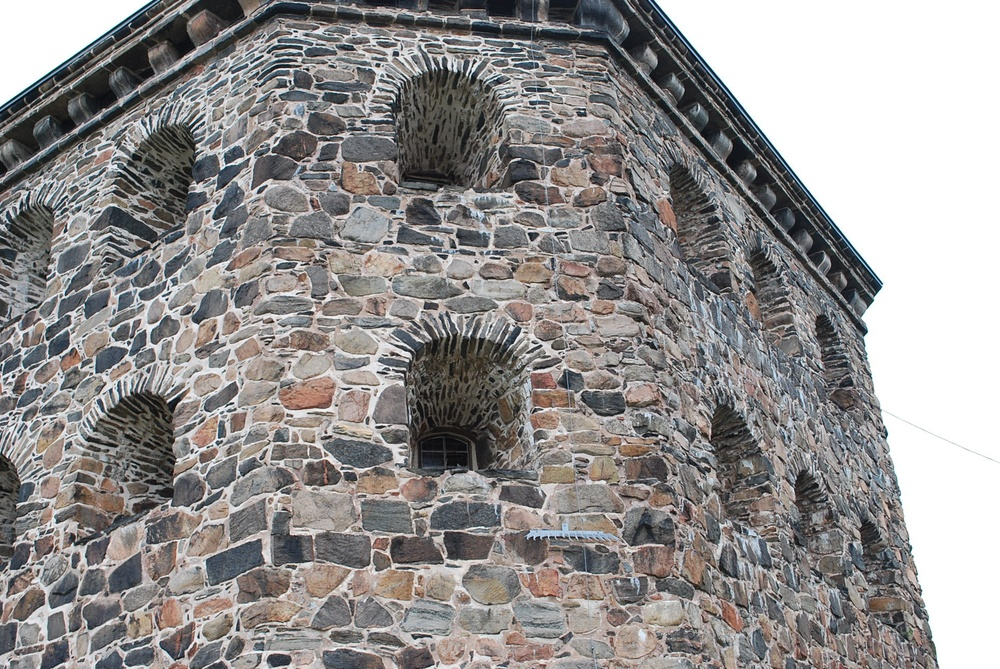
%> input picture Assignment 5/assignment5data/kronan1.JPG, 1000 x 669 px, shrunk from 1936 x 1296 before the run
$ octave compEx1.m   (GNU Octave 9; MATLAB toolbox functions it lacks are replaced by stand-ins)
%> lines starting %> are read from the running program, lines starting %| are printed output that depends on the picture
### Assignment 5/assignment5data/ComputeReprojectionError.m
function [err,res] = ComputeReprojectionError(P,U,u)
%Compute the reprojection error from the current solution P,U and the
%imagedata u. The value of each residual is in res.

err = 0;
res = [];
for i = 1:length(P);
    uu = u{i};
    vis = isfinite(uu(1,:));
    err = err + ...
        sum(((P{i}(1,:)*U(:,vis))./(P{i}(3,:)*U(:,vis)) - uu(1,vis)).^2) + ...
        sum(((P{i}(2,:)*U(:,vis))./(P{i}(3,:)*U(:,vis)) - uu(2,vis)).^2);
    res = [res ((P{i}(1,:)*U(:,vis))./(P{i}(3,:)*U(:,vis)) - uu(1,vis)).^2 + ...
            ((P{i}(2,:)*U(:,vis))./(P{i}(3,:)*U(:,vis)) - uu(2,vis)).^2];
end

### Assignment 5/assignment5data/LinearizeReprojErr.m
function [r,J] = LinearizeReprojErr(P,U,u)
%Linearizes the reprojection error functions for the calibrated structure
%from motion problem.
%
%Inputs:    P - cell containing the current estimates of the cameras.
%           U - 4xn matrix containing the current estimate of the
%           structure (3D-points)
%           u - cell containing the imagepoints visible in each image.
%
%Outputs:   r - values of all residuals at the current solution.
%           J - Jacobian at the current solution.


%Normalize cameras
for i=1:length(P);
    [K,R] = rq(P{i});
    u{i} = inv(K)*u{i};
    P{i} = R;
end

numpts = size(U,2);
%Bas f?r tangentplanet till rotationsm?ngfalden.
Ba = [0 1 0; -1 0 0; 0 0 0];
Bb = [0 0 1; 0 0 0; -1 0 0];
Bc = [0 0 0; 0 0 1; 0 -1 0];

da1 = cell(size(P));
db1 = cell(size(P));
dc1 = cell(size(P));
dt11 = cell(size(P));
dt21 = cell(size(P));
dt31 = cell(size(P));
dU11 = cell(size(P));
dU21 = cell(size(P));
dU31 = cell(size(P));
da2 = cell(size(P));
db2 = cell(size(P));
dc2 = cell(size(P));
dt12 = cell(size(P));
dt22 = cell(size(P));
dt32 = cell(size(P));
dU12 = cell(size(P));
dU22 = cell(size(P));
dU32 = cell(size(P));


U = pflat(U);
U = U(1:3,:);

for i=1:length(P);
    %ber?kna derivator f?r b?da residualeran i alla bilder
    %a,b,c - rotations parametrar f?r kamera i
    %U1,U2,U3 - 3d punkt parametrar
    %t1,t2,t3 - translations parametrar kameran.
    vis = isfinite(u{i}(1,:));
    R0 = P{i}(:,1:3);
    %   t0 = repmat(P{i}(:,4),[1 size(u{i},2)]);
    t0 = P{i}(:,4);
    da1{i} =  (Ba(1,:)*R0*U(:,vis))./(R0(3,:)*U(:,vis)+t0(3)) - ...
        (R0(1,:)*U(:,vis)+t0(1))./((R0(3,:)*U(:,vis)+t0(3)).^2).*(Ba(3,:)*R0*U(:,vis));

    da2{i} = (Ba(2,:)*R0*U(:,vis))./(R0(3,:)*U(:,vis)+t0(3)) - ...
        (R0(2,:)*U(:,vis)+t0(2))./((R0(3,:)*U(:,vis)+t0(3)).^2).*(Ba(3,:)*R0*U(:,vis));

    db1{i} = (Bb(1,:)*R0*U(:,vis))./(R0(3,:)*U(:,vis)+t0(3)) - ...
        (R0(1,:)*U(:,vis)+t0(1))./((R0(3,:)*U(:,vis)+t0(3)).^2).*(Bb(3,:)*R0*U(:,vis));

    db2{i} = (Bb(2,:)*R0*U(:,vis))./(R0(3,:)*U(:,vis)+t0(3)) - ...
        (R0(2,:)*U(:,vis)+t0(2))./((R0(3,:)*U(:,vis)+t0(3)).^2).*(Bb(3,:)*R0*U(:,vis));

    dc1{i} = (Bc(1,:)*R0*U(:,vis))./(R0(3,:)*U(:,vis)+t0(3)) - ...
        (R0(1,:)*U(:,vis)+t0(1))./((R0(3,:)*U(:,vis)+t0(3)).^2).*(Bc(3,:)*R0*U(:,vis));

    dc2{i} = (Bc(2,:)*R0*U(:,vis))./(R0(3,:)*U(:,vis)+t0(3)) - ...
        (R0(2,:)*U(:,vis)+t0(2))./((R0(3,:)*U(:,vis)+t0(3)).^2).*(Bc(3,:)*R0*U(:,vis));

    dU11{i} = R0(1,1)./(R0(3,:)*U(:,vis) + t0(3)) - ...
        (R0(1,:)*U(:,vis) + t0(1))./((R0(3,:)*U(:,vis) + t0(3)).^2).*R0(3,1);

    dU12{i} = R0(2,1)./(R0(3,:)*U(:,vis) + t0(3)) - ...
        (R0(2,:)*U(:,vis) + t0(2))./((R0(3,:)*U(:,vis) + t0(3)).^2).*R0(3,1);

    dU21{i} = R0(1,2)./(R0(3,:)*U(:,vis) + t0(3)) - ...
        (R0(1,:)*U(:,vis) + t0(1))./((R0(3,:)*U(:,vis) + t0(3)).^2).*R0(3,2);

    dU22{i} = R0(2,2)./(R0(3,:)*U(:,vis) + t0(3)) - ...
        (R0(2,:)*U(:,vis) + t0(2))./((R0(3,:)*U(:,vis) + t0(3)).^2).*R0(3,2);

    dU31{i} = R0(1,3)./(R0(3,:)*U(:,vis) + t0(3)) - ...
        (R0(1,:)*U(:,vis) + t0(1))./((R0(3,:)*U(:,vis) + t0(3)).^2).*R0(3,3);

    dU32{i} = R0(2,3)./(R0(3,:)*U(:,vis) + t0(3)) - ...
        (R0(2,:)*U(:,vis) + t0(2))./((R0(3,:)*U(:,vis) + t0(3)).^2).*R0(3,3);

    dt11{i} = 1./(R0(3,:)*U(:,vis)+t0(3));
    dt12{i} = zeros(size(dt11{i}));

    dt21{i} = zeros(size(dt11{i}));
    dt22{i} = 1./(R0(3,:)*U(:,vis)+t0(3));

    dt31{i} = -(R0(1,:)*U(:,vis)+t0(1))./((R0(3,:)*U(:,vis)+t0(3)).^2);
    dt32{i} = -(R0(2,:)*U(:,vis)+t0(2))./((R0(3,:)*U(:,vis)+t0(3)).^2);

end
row = [];
col = [];
data = [];
resnum = 0;
B = [];
%fprintf('\tSetting up system, camera: ');
%fprintf('\tSetting up system. ');
%Allokera hela vektorn f?rst tv? residualer f?r varje bild punkt
resnr = 0;
for i = 1:length(P);
    resnr = resnr + sum(isfinite(u{i}(1,:)));
end
row = zeros(2*resnr*(6+3),1);
col = zeros(2*resnr*(6+3),1);
data = zeros(2*resnr*(6+3),1);
B = zeros(2*resnr,1);
lastentry = 0;
lastentryB = 0;
for i = 1:length(P);
    %fprintf('%d ',i);
    uu = u{i};
    vis = find(isfinite(uu(1,:)));

    %F?rsta residualen:
    %3D-punkt parametrar:
    %U1-koeff
    row(lastentry+[1:length(vis)]) = resnum+[1:2:2*length(vis)]';
    col(lastentry+[1:length(vis)]) = [(vis-1)*3+1]';
    data(lastentry+[1:length(vis)]) = dU11{i}';
    lastentry = lastentry+length(vis);

    %U2-koeff
    %row = [row; resnum+[1:2:2*length(vis)]'];
    %col = [col; [(vis-1)*3+2]'];
    %data = [data; dU21{i}'];
    row(lastentry+[1:length(vis)]) = resnum+[1:2:2*length(vis)]';
    col(lastentry+[1:length(vis)]) = [(vis-1)*3+2]';
    data(lastentry+[1:length(vis)]) = dU21{i}';
    lastentry = lastentry+length(vis);

    %U3-koeff
    %row = [row; resnum+[1:2:2*length(vis)]'];
    %col = [col; [vis*3]'];
    %data = [data; dU31{i}'];
    row(lastentry+[1:length(vis)]) = resnum+[1:2:2*length(vis)]';
    col(lastentry+[1:length(vis)]) = [vis*3]';
    data(lastentry+[1:length(vis)]) = dU31{i}';
    lastentry = lastentry+length(vis);

    %Kameraparametrar
    %a-koeff
    %row = [row; resnum+[1:2:2*length(vis)]'];
    %col = [col; (3*numpts+(i-1)*6+1)*ones(length(vis),1)];
    %data = [data; da1{i}'];
    row(lastentry+[1:length(vis)]) = resnum+[1:2:2*length(vis)]';
    col(lastentry+[1:length(vis)]) = (3*numpts+(i-1)*6+1)*ones(length(vis),1);
    data(lastentry+[1:length(vis)]) = da1{i}';
    lastentry = lastentry+length(vis);

    %b-koeff
    %row = [row; resnum+[1:2:2*length(vis)]'];
    %col = [col; (3*numpts+(i-1)*6+2)*ones(length(vis),1)];
    %data = [data; db1{i}'];
    row(lastentry+[1:length(vis)]) = resnum+[1:2:2*length(vis)]';
    col(lastentry+[1:length(vis)]) = (3*numpts+(i-1)*6+2)*ones(length(vis),1);
    data(lastentry+[1:length(vis)]) = db1{i}';
    lastentry = lastentry+length(vis);

    %c-koeff
    %row = [row; resnum+[1:2:2*length(vis)]'];
    %col = [col; (3*numpts+(i-1)*6+3)*ones(length(vis),1)];
    %data = [data; dc1{i}'];
    row(lastentry+[1:length(vis)]) = resnum+[1:2:2*length(vis)]';
    col(lastentry+[1:length(vis)]) = (3*numpts+(i-1)*6+3)*ones(length(vis),1);
    data(lastentry+[1:length(vis)]) = dc1{i}';
    lastentry = lastentry+length(vis);

    %t_1-koeff
    %row = [row; resnum+[1:2:2*length(vis)]'];
    %col = [col; (3*numpts+(i-1)*6+4)*ones(length(vis),1)];
    %data = [data; dt11{i}'];
    row(lastentry+[1:length(vis)]) = resnum+[1:2:2*length(vis)]';
    col(lastentry+[1:length(vis)]) = (3*numpts+(i-1)*6+4)*ones(length(vis),1);
    data(lastentry+[1:length(vis)]) = dt11{i}';
    lastentry = lastentry+length(vis);

    %t_2-koeff
    %row = [row; resnum+[1:2:2*length(vis)]'];
    %col = [col; (3*numpts+(i-1)*6+5)*ones(length(vis),1)];
    %data = [data; dt21{i}'];
    row(lastentry+[1:length(vis)]) = resnum+[1:2:2*length(vis)]';
    col(lastentry+[1:length(vis)]) = (3*numpts+(i-1)*6+5)*ones(length(vis),1);
    data(lastentry+[1:length(vis)]) = dt21{i}';
    lastentry = lastentry+length(vis);

    %t_3-koeff
    %row = [row; resnum+[1:2:2*length(vis)]'];
    %col = [col; (3*numpts+i*6)*ones(length(vis),1)];
    %data = [data; dt31{i}'];
    row(lastentry+[1:length(vis)]) = resnum+[1:2:2*length(vis)]';
    col(lastentry+[1:length(vis)]) = (3*numpts+i*6)*ones(length(vis),1);
    data(lastentry+[1:length(vis)]) = dt31{i}';
    lastentry = lastentry+length(vis);

    %Andra residualen:
    %3D-punkt parametrar:
    %U1-koeff
    %row = [row; resnum+[2:2:2*length(vis)]'];
    %col = [col; [(vis-1)*3+1]'];
    %data = [data; dU12{i}'];
    row(lastentry+[1:length(vis)]) = resnum+[2:2:2*length(vis)]';
    col(lastentry+[1:length(vis)]) = [(vis-1)*3+1]';
    data(lastentry+[1:length(vis)]) = dU12{i}';
    lastentry = lastentry+length(vis);


    %U2-koeff
    %row = [row; resnum+[2:2:2*length(vis)]'];
    %col = [col; [(vis-1)*3+2]'];
    %data = [data; dU22{i}'];
    row(lastentry+[1:length(vis)]) = resnum+[2:2:2*length(vis)]';
    col(lastentry+[1:length(vis)]) = [(vis-1)*3+2]';
    data(lastentry+[1:length(vis)]) = dU22{i}';
    lastentry = lastentry+length(vis);

    %U3-koeff
    %row = [row; resnum+[2:2:2*length(vis)]'];
    %col = [col; [vis*3]'];
    %data = [data; dU32{i}'];
    row(lastentry+[1:length(vis)]) = resnum+[2:2:2*length(vis)]';
    col(lastentry+[1:length(vis)]) = [vis*3]';
    data(lastentry+[1:length(vis)]) = dU32{i}';
    lastentry = lastentry+length(vis);

    %Kameraparametrar
    %a-koeff
    %row = [row; resnum+[2:2:2*length(vis)]'];
    %col = [col; (3*numpts+(i-1)*6+1)*ones(length(vis),1)];
    %data = [data; da2{i}'];
    row(lastentry+[1:length(vis)]) = resnum+[2:2:2*length(vis)]';
    col(lastentry+[1:length(vis)]) = (3*numpts+(i-1)*6+1)*ones(length(vis),1);
    data(lastentry+[1:length(vis)]) = da2{i}';
    lastentry = lastentry+length(vis);

    %b-koeff
    %row = [row; resnum+[2:2:2*length(vis)]'];
    %col = [col; (3*numpts+(i-1)*6+2)*ones(length(vis),1)];
    %data = [data; db2{i}'];
    row(lastentry+[1:length(vis)]) = resnum+[2:2:2*length(vis)]';
    col(lastentry+[1:length(vis)]) = (3*numpts+(i-1)*6+2)*ones(length(vis),1);
    data(lastentry+[1:length(vis)]) = db2{i}';
    lastentry = lastentry+length(vis);

    %c-koeff
    %row = [row; resnum+[2:2:2*length(vis)]'];
    %col = [col; (3*numpts+(i-1)*6+3)*ones(length(vis),1)];
    %data = [data; dc2{i}'];
    row(lastentry+[1:length(vis)]) = resnum+[2:2:2*length(vis)]';
    col(lastentry+[1:length(vis)]) = (3*numpts+(i-1)*6+3)*ones(length(vis),1);
    data(lastentry+[1:length(vis)]) = dc2{i}';
    lastentry = lastentry+length(vis);

    %t_1-koeff
    %row = [row; resnum+[2:2:2*length(vis)]'];
    %col = [col; (3*numpts+(i-1)*6+4)*ones(length(vis),1)];
    %data = [data; dt12{i}'];
    row(lastentry+[1:length(vis)]) = resnum+[2:2:2*length(vis)]';
    col(lastentry+[1:length(vis)]) = (3*numpts+(i-1)*6+4)*ones(length(vis),1);
    data(lastentry+[1:length(vis)]) = dt12{i}';
    lastentry = lastentry+length(vis);

    %t_2-koeff
    %row = [row; resnum+[2:2:2*length(vis)]'];
    %col = [col; (3*numpts+(i-1)*6+5)*ones(length(vis),1)];
    %data = [data; dt22{i}'];
    row(lastentry+[1:length(vis)]) = resnum+[2:2:2*length(vis)]';
    col(lastentry+[1:length(vis)]) = (3*numpts+(i-1)*6+5)*ones(length(vis),1);
    data(lastentry+[1:length(vis)]) = dt22{i}';
    lastentry = lastentry+length(vis);

    %t_3-koeff
    %row = [row; resnum+[2:2:2*length(vis)]'];
    %col = [col; (3*numpts+i*6)*ones(length(vis),1)];
    %data = [data; dt32{i}'];
    row(lastentry+[1:length(vis)]) = resnum+[2:2:2*length(vis)]';
    col(lastentry+[1:length(vis)]) = (3*numpts+i*6)*ones(length(vis),1);
    data(lastentry+[1:length(vis)]) = dt32{i}';
    lastentry = lastentry+length(vis);

    resnum = resnum+2*length(vis);

    %Konstant-termer
    btmp = zeros(2*length(vis),1);
    %F?rsta residualen
    btmp(1:2:end) = (P{i}(1,:)*pextend(U(:,vis)))./(P{i}(3,:)*pextend(U(:,vis)))-uu(1,vis);
    %Andra residualen
    btmp(2:2:end) = (P{i}(2,:)*pextend(U(:,vis)))./(P{i}(3,:)*pextend(U(:,vis)))-uu(2,vis);
    %B = [B; btmp];
    B(lastentryB+[1:length(btmp)]) = btmp;
    lastentryB = lastentryB+length(btmp);

end

A = sparse(row,col,data);
%l?s koordinatsystemet
%F?rsta kameran konstant
%och f?rsta koordinaten i f?rsta punkten konstant
A = A(:,[1:3*numpts 3*numpts+7:end]);
A = A(:,[2:end]);

r = B;
J = A;

### Assignment 5/assignment5data/pflat.m
function [y,alpha]=pflat(x);
% [y,alpha]=pflat(x) - normalization of projective points.
% Do a normalization on the projective
% points in x. Each column is considered to
% be a point in homogeneous coordinates.
% Normalize so that the last coordinate becomes 1.
% WARNING! This is not good if the last coordinate is 0.
% INPUT :
%  x     - matrix in which each column is a point.
%        OR structure or imagedata object with points
% OUTPUT :
%  y     - result after normalization (in homogeneous coordinates)
%  alpha - depth

if isa(x,'structure') | isa (x,'imagedata'),
  x=getpoints(x);
end
[a,n]=size(x);
alpha=x(a,:);
y=x./(ones(a,1)*alpha);

### Assignment 5/assignment5data/update_solution.m
function [Pnew,Unew] = update_solution(deltav,P,U)
%Computes a new solution Pnew,Unew, from the old solution P,U and the
%variable deltav

Ba = [0 1 0; -1 0 0; 0 0 0];
Bb = [0 0 1; 0 0 0; -1 0 0];
Bc = [0 0 0; 0 0 1; 0 -1 0];

dpointvar = [0; deltav(1:(3*size(U,2)-1))];
dpointvar = reshape(dpointvar, size(U(1:3,:)));
dcamvar = [0;0;0;0;0;0;deltav(3*size(U,2):end)];
dcamvar = reshape(dcamvar,[6 length(P)]);

Unew = pextend(U(1:3,:) + dpointvar);

Pnew = cell(size(P));
for i=1:length(P);
    [K,Ri] = rq(P{i});
    R0 = Ri(:,1:3);
    t0 = Ri(:,4);
    R = expm(Ba*dcamvar(1,i) + Bb*dcamvar(2,i) + Bc*dcamvar(3,i))*R0;
    t = t0 + dcamvar(4:6,i);
    Pnew{i} = K*[R t];
end

### Assignment 5/assignment5data/pextend.m
function xut=pextend(x);
% but=pextend(bin); add ones to get extended (or homogeneous) coordinates
% INPUT :
%  x     - matrix in which each column is a point.
%        OR structure or imagedata object with points
% OUTPUT :
%  xut    - result after normalization (in homogeneous coordinates)

if isa(x,'structure') | isa (x,'imagedata'),
  x=getpoints(x);
end

[sx,sy]=size(x);
xut=[x;ones(1,sy)];

### Assignment 5/compEx1.m
clear
close all
restoredefaultpath
addpath('assignment5data')
load data.mat


kron1 = imread('kronan1.JPG');
%> kron1 is the input picture: size 669x1000x3 uint8; mean R, G, B 147.1, 144.6, 143.8
kron2 = imread('kronan2.JPG');
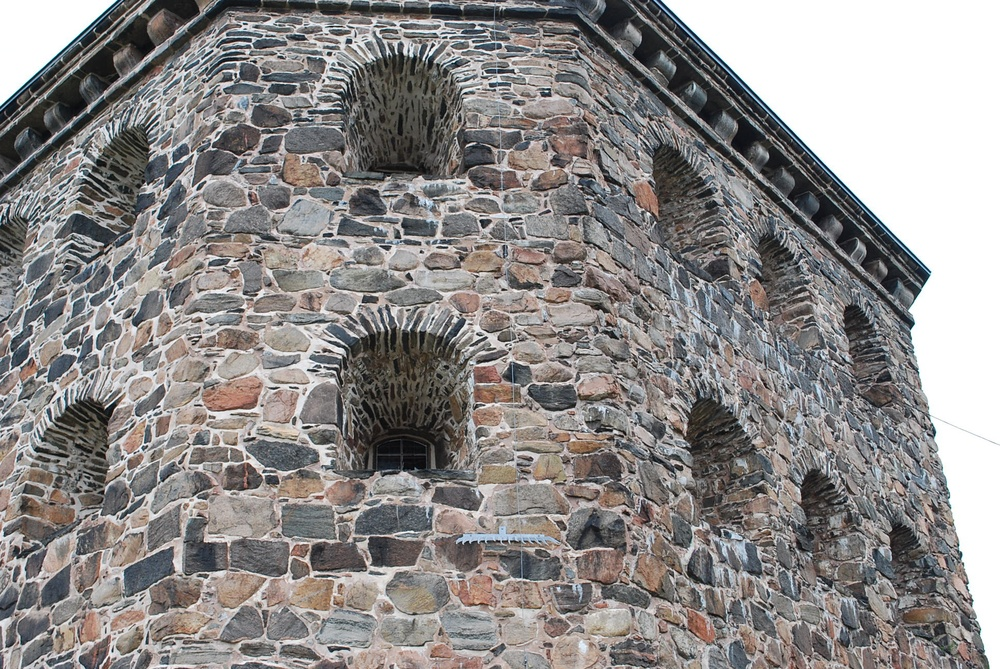
%> input picture Assignment 5/assignment5data/kronan2.JPG, 1000 x 669 px, shrunk from 1936 x 1296 before the run
%> kron2 is the input picture: size 669x1000x3 uint8; mean R, G, B 141.3, 138.2, 137.2


xproj1 = pflat(K * Pa * X );
xproj2 = pflat(K * Pb * X );

res1before = vecnorm(xproj1 - x{1});
res2before = vecnorm(xproj2 - x{2});

figure
subplot(121)
histogram(res1before)
subplot(122)
histogram(res2before)
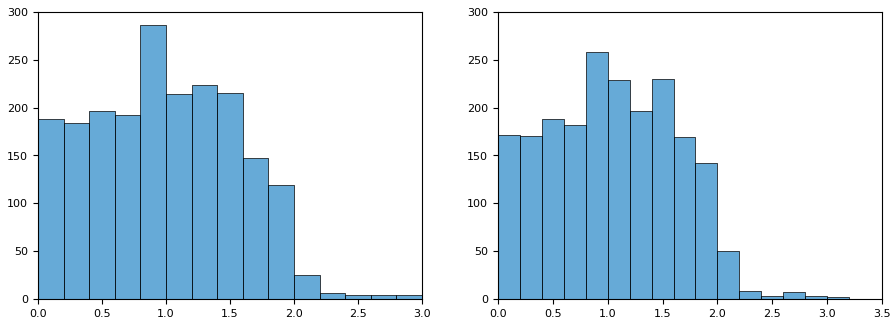
%> figure redrawn from the program's plot data, 2 panels; panel 1: tallest bar 286 high, from x = 0.8 to 1; panel 2: tallest bar 258 high, from x = 0.8 to 1


x1 = K\x{1};
x2 = K\x{2};


P = {Pa,Pb};
u = {x1,x2};

lambda = 1e10;
iterations = 200;

Pnew = P;
Unew = X;

errs = zeros(iterations,1);

for i = 1:iterations
    [err ,res] = ComputeReprojectionError(Pnew,Unew,u);
    errs(i) = err;
    [r,J] = LinearizeReprojErr(Pnew,Unew,u);
    C = J'*J+lambda*speye(size(J,2));
    c = J'*r;
    deltav = -C\c;
    [Pnew ,Unew] = update_solution(deltav ,Pnew ,Unew);
end

figure
plot(errs)
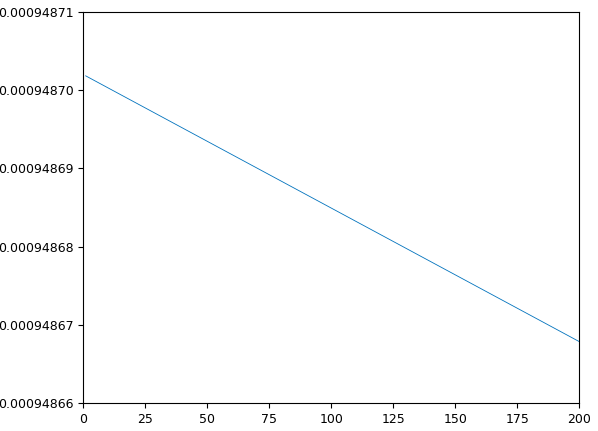
%> figure redrawn from the program's plot data; curve peaks at x = 1, y = 0.000949

%%

X = Unew;
Pa = Pnew{1};
Pb = Pnew{2};

b1 = pflat(null(Pa));
n1 = Pa(3,1:3)/norm(Pa(3,1:3));
b2 = pflat(null(Pb));
n2 = Pb(3,1:3)/norm(Pb(3,1:3));

xproj1 = pflat(K*Pa * X );
xproj2 = pflat(K*Pb * X );

x1 = pflat(K*x1);
x2 = pflat(K*x2);

res1after = (vecnorm(xproj1 - x{1}));
res2after = (vecnorm(xproj2 - x{2}));

figure
subplot(121)
histogram(res1after)
subplot(122)
histogram(res2after)
%> figure, not shown here; panel 1: tallest bar 286 high, from x = 0.8 to 1; panel 2: tallest bar 258 high, from x = 0.8 to 1

good_points = ( sqrt( sum(( x1(1:2 ,:) - xproj1(1:2 ,:)).^2)) < 3 & ...
sqrt( sum(( x2(1:2 ,:) - xproj2(1:2 ,:)).^2)) < 3);

figure
scatter3(Unew(1,good_points),Unew(2,good_points),Unew(3,good_points))
hold on
scatter3(b1(1),b1(2),b1(3))
quiver3(b1(1),b1(2),b1(3),n1(1),n1(2),n1(3),1/norm(n1));
scatter3(b2(1),b2(2),b2(3))
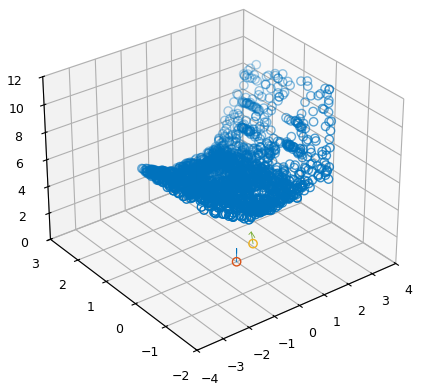
%> figure redrawn from the program's plot data
quiver3(b2(1),b2(2),b2(3),n2(1),n2(2),n2(3),1/norm(n2));
hold off

%%
figure
imshow(kron1)
hold on
scatter(x1(1,good_points), x1(2,good_points))
scatter(xproj1(1,good_points),xproj1(2,good_points),'x')
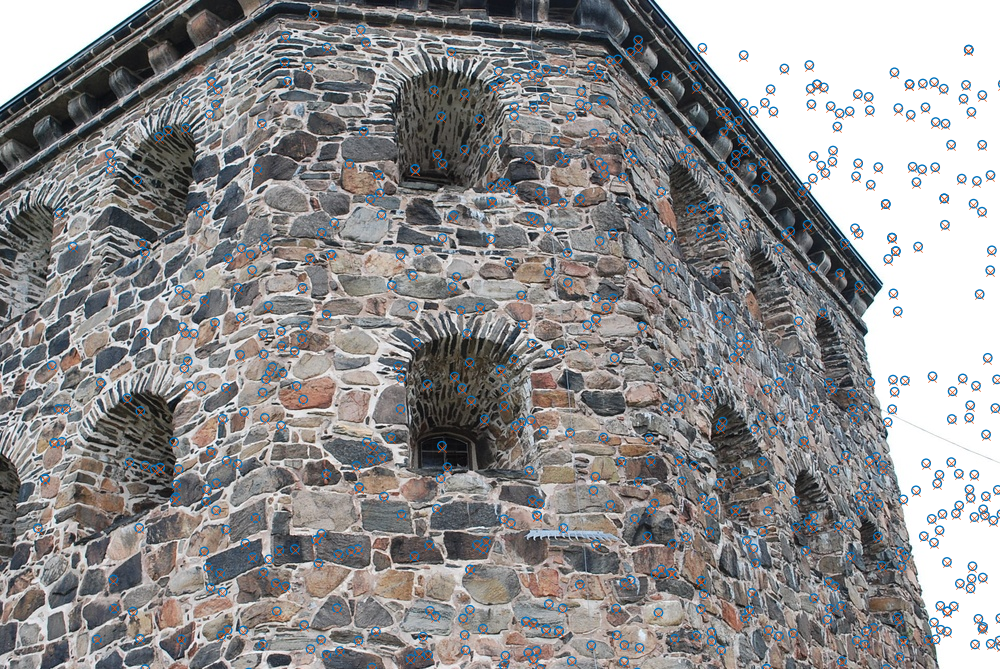
%> figure redrawn from the program's plot data
hold off

%%
figure
imshow(kron2)
hold on
scatter(x2(1,good_points), x2(2,good_points))
scatter(xproj2(1,good_points),xproj2(2,good_points),'x')
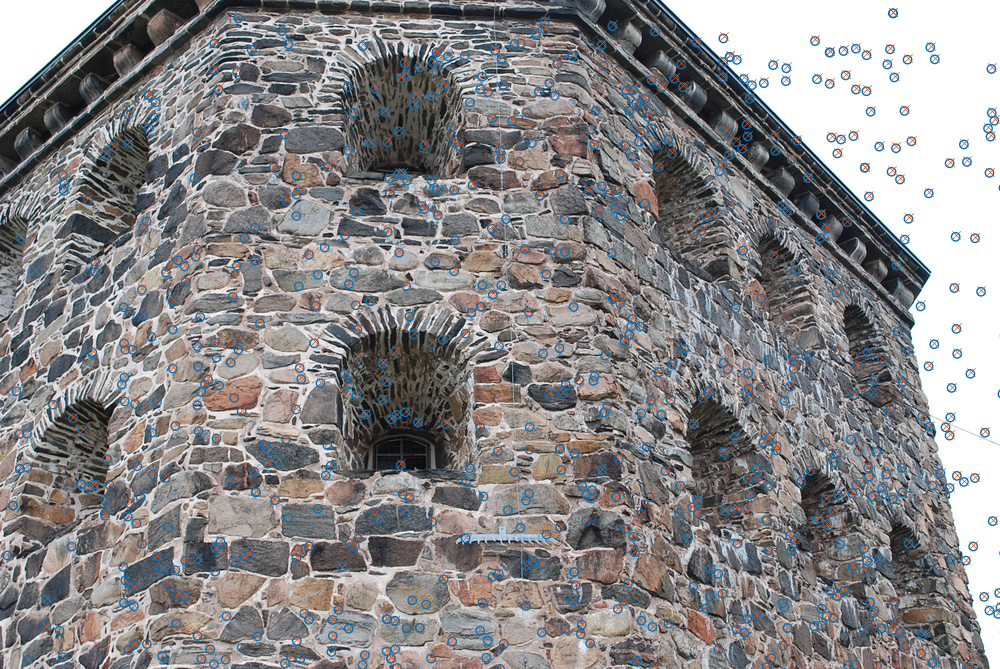
%> figure redrawn from the program's plot data
hold off
